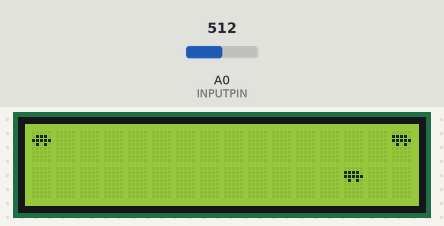
The sketch below on a simulated Arduino Uno, built with avr-gcc and run on an emulated ATmega328P. Parts: 16×2 character LCD. The test bench sets the inputs (shaded band); at power-on: A0 (INPUTPIN) = 512. Random numbers use the default seed unless the sketch sets one.

Above: at 3.2 s.
3.3 s: A0 (INPUTPIN) set to 394
At 4.04 s:
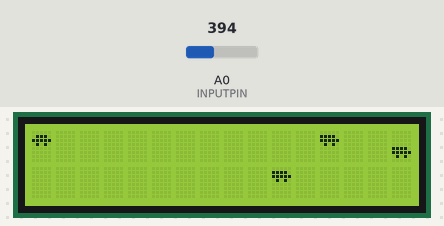
6.2 s: A0 (INPUTPIN) set to 376
At 6.41 s:
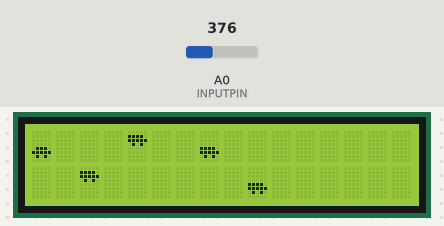
At 6.99 s:
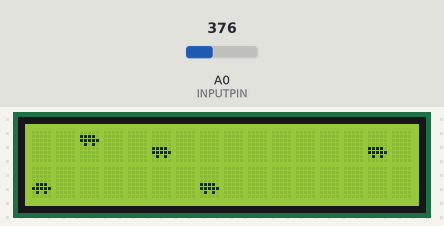
8.6 s: A0 (INPUTPIN) set to 266
11.1 s: A0 (INPUTPIN) set to 237
12.6 s: A0 (INPUTPIN) set to 629
14.1 s: A0 (INPUTPIN) set to 652
At 15.2 s:
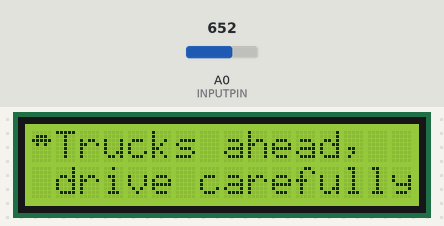
Timing chart, 0 to 17.1 s (numbered marks = the images above; inputs shaded):
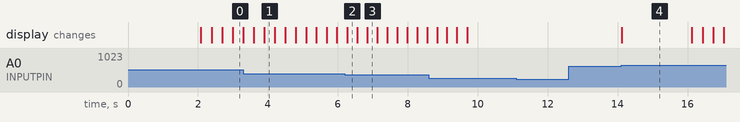

The sketch:

lcd_truck_lane.ino
```cpp
/* Simple Car game for a 16x2 LCD display
	Originally by @TheRealDod, Nov 25, 2010

	Modified by @alesf, Dec 1, 2012
	For use with Arduino LCD Keyboard shield sold on DX.com.
	Code is cleaner and more readable.
	Removed potentiometer steering and added tact button controls (up, down).
	Added control for a new game (select button).

	The circuit:
	* LCD RS pin to digital pin 8
	* LCD Enable pin to digital pin 9
	* LCD D4 pin to digital pin 4
	* LCD D5 pin to digital pin 5
	* LCD D6 pin to digital pin 6
	* LCD D7 pin to digital pin 7
	* LCD R/W pin to ground
	* 10K resistor:
	* ends to +5V and ground
	* wiper to LCD VO pin (pin 3)

*/

#include <LiquidCrystal.h>

// Check pin settings before use.
// These pin settings are for LCD Keyboard shield sold on DX.com
// Wiring explained at http://www.arduino.cc/en/Tutorial/LiquidCrystal
LiquidCrystal lcd(8, 9, 4, 5, 6, 7);

const int INPUTPIN = A0; // Steering wheel analogue input
const int RANDOMPIN = 15; // an analog pin that isn't connected to anything

const int MAXSTEPDURATION = 300; // Start slowly, each step is 1 millisec shorter.
const int MINSTEPDURATION = 150; // This is as fast as it gets

const int NGLYPHS = 6;
// the glyphs will be defined starting from 1 (not 0),
// to enable lcd.print() of null-terminated strings
byte glyphs[NGLYPHS][8] = {
	// 1: car up
   {B00000,
	B01110,
	B11111,
	B01010,
	B00000,
	B00000,
	B00000,
	B00000}
	// 2: car down
  ,{B00000,
	B00000,
	B00000,
	B00000,
	B01110,
	B11111,
	B01010,
	B00000}
	// 3: truck up
  ,{B00000,
	B11110,
	B11111,
	B01010,
	B00000,
	B00000,
	B00000,
	B00000}
	// 4: truck down
  ,{B00000,
	B00000,
	B00000,
	B00000,
	B11110,
	B11111,
	B01010,
	B00000}
	// 5: crash up
  ,{B10101,
	B01110,
	B01110,
	B10101,
	B00000,
	B00000,
	B00000,
	B00000}
	// 6: crash down
  ,{B00000,
	B00000,
	B00000,
	B10101,
	B01110,
	B01110,
	B10101,
	B00000}
};

// Possible car positions
const int NCARPOSITIONS = 4;

// Each position is mapped to a column of 2 glyphs
// Used to make sense when I had a 5th position
// where car or crash was drawn as 2 glyphs
// (can't do that since 0 terminates strings),
// so it's kinda silly now, but it ain't broke :)
const char BLANK = 32;
char car2glyphs[NCARPOSITIONS][2] = {{1, BLANK},{2, BLANK},{BLANK, 1},{BLANK, 2}};
char truck2glyphs[NCARPOSITIONS][2] = {{3, BLANK},{4, BLANK},{BLANK, 3},{BLANK, 4}};
char crash2glyphs[NCARPOSITIONS][2] = {{5, BLANK},{6, BLANK},{BLANK, 5},{BLANK, 6}};

const int ROADLEN = 15; // LCD width (not counting our car)
int road[ROADLEN]; // positions of trucks
char line_buff[2 + ROADLEN]; // aux string for drawRoad()
int road_index;
int car_pos;
// Off-the-grid position means empty column, so MAXROADPOS
// determines the probability of a car in a column
// e.g. 3 * NCARPOSITIONS gives p = 1/3
const int MAXROADPOS = 3 * NCARPOSITIONS;
int step_duration;

int crash; // true if crashed
unsigned int crashtime; // millis() when crashed
unsigned long gamestart = 0;

const char *INTRO1="Trucks ahead,";
const char *INTRO2="drive carefully";
const int INTRODELAY = 2000;

void setup()
{

	randomSeed(analogRead(RANDOMPIN));	// randomly position a truck;
	for (int i = 0; i < NGLYPHS; i++) {
		lcd.createChar(i + 1, glyphs[i]);	// create glyphs
	}

	lcd.begin(16, 2);

	start();

}

void loop() {

	getSteeringWheel();

	if (!crash) {
		crash = (car_pos==road[road_index]);
	}

	if (crash) {
		if (!crashtime) {
			crashtime = millis()-gamestart;
			drawRoad();
			// Game over text
			// (keep first 2 "crash" columns intact)
			lcd.setCursor(2, 0);
			lcd.print("GAME OVER!");
			lcd.setCursor(2, 1);
			lcd.print(crashtime/1000);
			lcd.print(" seconds.");
		}

		delay(10); // Wait a bit between writes

	} else {

		int prev_pos = road[(road_index-1)%ROADLEN];
		int this_pos = random(MAXROADPOS);

		while (abs(this_pos-prev_pos)<2) { // don't jam the road
			this_pos = random(MAXROADPOS);
		}

		road[road_index] = this_pos;
		road_index = (road_index + 1) % ROADLEN;
		drawRoad();
		delay(step_duration);
		if (step_duration > MINSTEPDURATION) {
			step_duration--; // go faster
		}
	}

}

void start() {

	for (int i = 0; i < ROADLEN; i++) {
		road[i]=-1; // setup road
	}

	crash = crashtime = road_index = car_pos = 0;
	step_duration = MAXSTEPDURATION;
	line_buff[1 + ROADLEN] = '\0'; // null terminate it

	getSteeringWheel();
	drawRoad();

	lcd.setCursor(1, 0);
	lcd.print(INTRO1);
	lcd.setCursor(1, 1);
	lcd.print(INTRO2);
	delay(INTRODELAY);

	gamestart = millis();
}

void getSteeringWheel() {

	// read LCD Keyboard shield buttons
	int button = analogRead(INPUTPIN) >> 7; // this removes least significant bits to get more stable reads.
	switch(button) {
		case 0: break; // button right
		case 1: car_pos--; break; // button up
		case 2: car_pos++; break; // button down
		case 3: break; // button left
		case 5: if(crash) start(); break; // button select
		case 7: break; // no button
	}
	if(car_pos > NCARPOSITIONS) car_pos = NCARPOSITIONS;
	if(car_pos < 0) car_pos = 0;
}

void drawRoad() {

	for (int i = 0; i < 2; i++) {
		if (crash) {
			line_buff[0]=crash2glyphs[car_pos][i];
		} else {
			line_buff[0]=car2glyphs[car_pos][i];
		}

		for (int j = 0; j < ROADLEN; j++) {
			int pos = road[(j + road_index)%ROADLEN];
			line_buff[j + 1] = pos>=0 && pos < NCARPOSITIONS ? truck2glyphs[pos][i] : BLANK;
		}

		lcd.setCursor(0, i);
		lcd.print(line_buff);
	}
}
```

Measured:
- the behaviour switches between 384 and 383 on A0 (INPUTPIN) (found by bisection; images 1 and 2)
- the behaviour switches between 639 and 640 on A0 (INPUTPIN) (found by bisection; images 3 and 4)
- after the input at 11.1 s, every drawn part: stays the same
- after the input at 12.6 s, every drawn part: stays the same
- after the input at 14.1 s, the display: changes at once (image 4)
- what the display in image 4 shows lasts 2.0 s, from 14.1 s to 16.1 s
